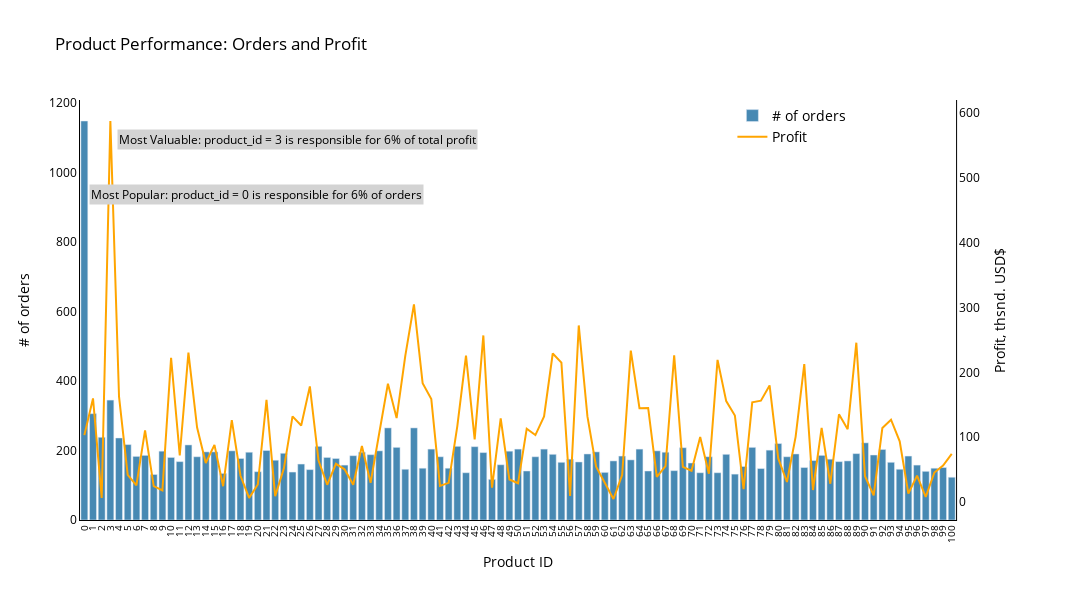

The notebook cell this image was saved under:
### Code cell
# Product Performance ------------------------------------

fig = make_subplots(specs=[[{"secondary_y": True}]])

# Orders
fig.add_trace(
    go.Bar(
        x=products_performance.index,
        y=products_performance['# of orders'],
        marker_color='#4789B3',
        name='# of orders'
    )
)

# Profit
fig.add_trace(
    go.Scatter(
        x=products_performance.index,
        y=products_performance['profit, thousand USD$'],
        mode='lines',
        line=dict(color='orange', width=2),
        name='Profit'
    ),
    secondary_y=True,
)

# notes
note_text_1 = 'Most Popular: product_id = 0 is responsible for 6% of orders'
note_text_2 = 'Most Valuable: product_id = 3 is responsible for 6% of total profit'
fig.add_annotation(text=note_text_1,x=0.01,y=0.8,xref="paper",yref="paper",font=dict(size=12),showarrow=False,bgcolor="lightgrey")
fig.add_annotation(text=note_text_2, x=0.04,y=0.93,xref="paper",yref="paper",font=dict(size=12),showarrow=False,bgcolor="lightgrey")

# layout
fig.update_layout(
    title='Product Performance: Orders and Profit',
    xaxis_title='Product ID',
    yaxis_title='# of orders',
    yaxis2_title='Profit, thsnd. USD$',
    xaxis_tickangle=-90,
    xaxis=dict(showline=True, linewidth=1, linecolor='black',tickfont=dict(size=10), tickmode='linear'),
    yaxis=dict(showline=True, linewidth=1, linecolor='black'),
    yaxis2=dict(showline=True, linewidth=1, linecolor='black'),
    font=dict(color='black'),
    showlegend=True,
    legend=dict(x=0.7, y=1.0,font=dict(size=14)),
    plot_bgcolor='white',
    paper_bgcolor='white',
    height=600,
    width=1400
)

# Show the plot
fig.show()

### Figure 1 — Plotly figure (JSON) as saved in the notebook; plotly's stock layout.template omitted (floating-point values rounded to 4 significant figures)
{"data": [{"marker": {"color": "#4789B3"}, "name": "# of orders", "type": "bar", "x": [0, 1, 2, 3, 4, 5, 6, 7, 8, 9, 10, 11, 12, 13, 14, 15, 16, 17, 18, 19, 20, 21, 22, 23, 24, 25, 26, 27, 28, 29, 30, 31, 32, 33, 34, 35, 36, 37, 38, 39, 40, 41, 42, 43, 44, 45, 46, 47, 48, 49, 50, 51, 52, 53, 54, 55, 56, 57, 58, 59, 60, 61, 62, 63, 64, 65, 66, 67, 68, 69, 70, 71, 72, 73, 74, 75, 76, 77, 78, 79, 80, 81, 82, 83, 84, 85, 86, 87, 88, 89, 90, 91, 92, 93, 94, 95, 96, 97, 98, 99, 100], "y": [1148, 306, 238, 345, 236, 217, 183, 186, 131, 198, 180, 168, 216, 182, 196, 196, 134, 199, 177, 195, 139, 200, 172, 192, 138, 161, 145, 212, 180, 177, 158, 185, 195, 188, 199, 265, 209, 146, 265, 149, 204, 182, 149, 212, 136, 211, 194, 117, 159, 198, 204, 141, 182, 204, 189, 166, 175, 167, 190, 196, 137, 170, 184, 173, 204, 141, 199, 195, 142, 208, 164, 136, 182, 136, 189, 132, 154, 209, 148, 201, 220, 182, 190, 151, 171, 186, 175, 168, 170, 191, 222, 187, 203, 166, 146, 184, 158, 140, 149, 151, 123]}, {"line": {"color": "orange", "width": 2}, "mode": "lines", "name": "Profit", "type": "scatter", "x": [0, 1, 2, 3, 4, 5, 6, 7, 8, 9, 10, 11, 12, 13, 14, 15, 16, 17, 18, 19, 20, 21, 22, 23, 24, 25, 26, 27, 28, 29, 30, 31, 32, 33, 34, 35, 36, 37, 38, 39, 40, 41, 42, 43, 44, 45, 46, 47, 48, 49, 50, 51, 52, 53, 54, 55, 56, 57, 58, 59, 60, 61, 62, 63, 64, 65, 66, 67, 68, 69, 70, 71, 72, 73, 74, 75, 76, 77, 78, 79, 80, 81, 82, 83, 84, 85, 86, 87, 88, 89, 90, 91, 92, 93, 94, 95, 96, 97, 98, 99, 100], "xaxis": "x", "y": [103.2, 159.7, 6.371, 587.4, 162.5, 42.11, 25.84, 110.5, 24.55, 18.1, 222.5, 71.83, 230.4, 114.8, 60.3, 88.19, 24.5, 126.3, 40.61, 6.553, 27.15, 157.5, 9.159, 51.62, 132.1, 118.0, 178.4, 63.9, 26.71, 59.0, 50.59, 26.84, 86.4, 29.75, 106.5, 182.5, 129.5, 225.5, 304.6, 183.3, 158.9, 24.89, 29.67, 117.1, 225.9, 96.64, 256.8, 22.15, 129.2, 34.78, 29.11, 113.1, 103.3, 132.2, 229.0, 215.0, 9.622, 272.3, 132.1, 54.46, 29.8, 4.782, 41.54, 233.4, 144.6, 145.1, 38.92, 55.63, 226.1, 54.32, 48.32, 100.3, 43.64, 219.3, 155.7, 133.3, 19.8, 153.8, 156.3, 179.8, 67.31, 31.01, 100.5, 212.7, 18.68, 114.4, 28.31, 135.3, 112.3, 245.7, 39.83, 10.38, 114.2, 127.0, 93.68, 12.96, 40.89, 8.17, 45.58, 56.37, 74.33], "yaxis": "y2"}], "layout": {"annotations": [{"bgcolor": "lightgrey", "font": {"size": 12}, "showarrow": false, "text": "Most Popular: product_id = 0 is responsible for 6% of orders", "x": 0.01, "xref": "paper", "y": 0.8, "yref": "paper"}, {"bgcolor": "lightgrey", "font": {"size": 12}, "showarrow": false, "text": "Most Valuable: product_id = 3 is responsible for 6% of total profit", "x": 0.04, "xref": "paper", "y": 0.93, "yref": "paper"}], "font": {"color": "black"}, "height": 600, "legend": {"font": {"size": 14}, "x": 0.7, "y": 1}, "paper_bgcolor": "white", "plot_bgcolor": "white", "showlegend": true, "title": {"text": "Product Performance: Orders and Profit"}, "width": 1400, "xaxis": {"anchor": "y", "domain": [0, 0.94], "linecolor": "black", "linewidth": 1, "showline": true, "tickangle": -90, "tickfont": {"size": 10}, "tickmode": "linear", "title": {"text": "Product ID"}}, "yaxis": {"anchor": "x", "domain": [0, 1], "linecolor": "black", "linewidth": 1, "showline": true, "title": {"text": "# of orders"}}, "yaxis2": {"anchor": "x", "linecolor": "black", "linewidth": 1, "overlaying": "y", "showline": true, "side": "right", "title": {"text": "Profit, thsnd. USD$"}}}}
